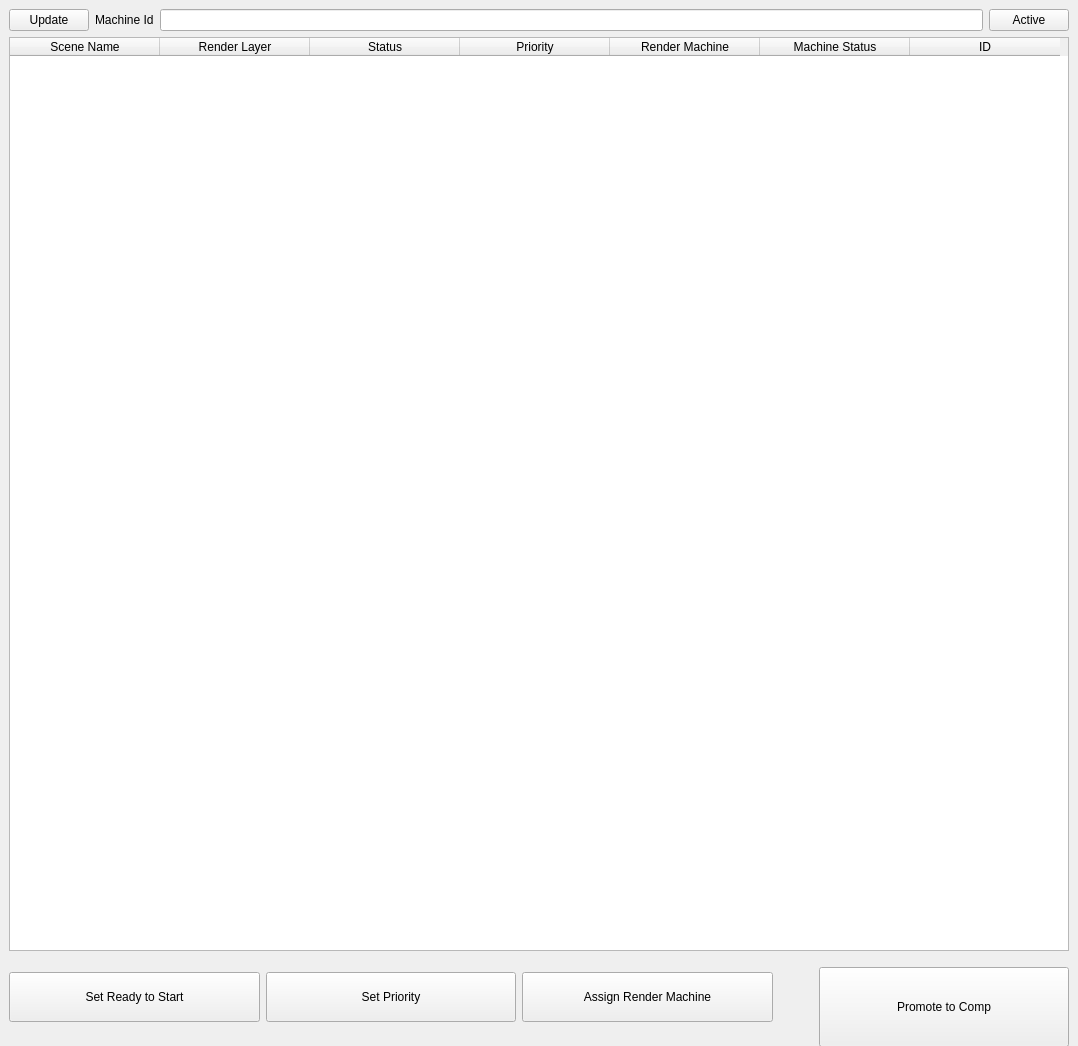
<?xml version="1.0" encoding="UTF-8"?>
<ui version="4.0">
 <class>RenderStack_MainWindow</class>
 <widget class="QMainWindow" name="RenderStack_MainWindow">
  <property name="geometry">
   <rect>
    <x>0</x>
    <y>0</y>
    <width>1078</width>
    <height>1046</height>
   </rect>
  </property>
  <property name="windowTitle">
   <string>MainWindow</string>
  </property>
  <widget class="QWidget" name="RenderStack_centralwidget">
   <layout class="QVBoxLayout" name="verticalLayout">
    <item>
     <layout class="QVBoxLayout" name="renderStack_veticalLayout">
      <item>
       <layout class="QHBoxLayout" name="horizontalLayout">
        <item>
         <widget class="QPushButton" name="update_pushButton">
          <property name="text">
           <string>Update</string>
          </property>
         </widget>
        </item>
        <item>
         <widget class="QLabel" name="machineId_label">
          <property name="text">
           <string>Machine Id</string>
          </property>
         </widget>
        </item>
        <item>
         <widget class="QLineEdit" name="machineId_lineEdit"/>
        </item>
        <item>
         <widget class="QPushButton" name="active_pushButton">
          <property name="text">
           <string>Active</string>
          </property>
         </widget>
        </item>
       </layout>
      </item>
      <item>
       <widget class="QTableWidget" name="renderStack_tableWidget">
        <property name="sizePolicy">
         <sizepolicy hsizetype="Expanding" vsizetype="MinimumExpanding">
          <horstretch>0</horstretch>
          <verstretch>0</verstretch>
         </sizepolicy>
        </property>
        <attribute name="horizontalHeaderCascadingSectionResizes">
         <bool>true</bool>
        </attribute>
        <attribute name="horizontalHeaderDefaultSectionSize">
         <number>150</number>
        </attribute>
        <attribute name="horizontalHeaderStretchLastSection">
         <bool>false</bool>
        </attribute>
        <column>
         <property name="text">
          <string>Scene Name</string>
         </property>
        </column>
        <column>
         <property name="text">
          <string>Render Layer</string>
         </property>
        </column>
        <column>
         <property name="text">
          <string>Status</string>
         </property>
        </column>
        <column>
         <property name="text">
          <string>Priority</string>
         </property>
        </column>
        <column>
         <property name="text">
          <string>Render Machine</string>
         </property>
        </column>
        <column>
         <property name="text">
          <string>Machine Status</string>
         </property>
        </column>
        <column>
         <property name="text">
          <string>ID</string>
         </property>
        </column>
       </widget>
      </item>
      <item>
       <layout class="QHBoxLayout" name="action_horizontalLayout">
        <item>
         <widget class="QPushButton" name="ready2Start_pushButton">
          <property name="minimumSize">
           <size>
            <width>0</width>
            <height>50</height>
           </size>
          </property>
          <property name="maximumSize">
           <size>
            <width>16777215</width>
            <height>50</height>
           </size>
          </property>
          <property name="text">
           <string>Set Ready to Start</string>
          </property>
         </widget>
        </item>
        <item>
         <widget class="QPushButton" name="pushButton">
          <property name="maximumSize">
           <size>
            <width>16777215</width>
            <height>50</height>
           </size>
          </property>
          <property name="text">
           <string>Set Priority</string>
          </property>
         </widget>
        </item>
        <item>
         <widget class="QPushButton" name="assingMachine_pushButton">
          <property name="minimumSize">
           <size>
            <width>0</width>
            <height>50</height>
           </size>
          </property>
          <property name="maximumSize">
           <size>
            <width>16777215</width>
            <height>50</height>
           </size>
          </property>
          <property name="text">
           <string>Assign Render Machine</string>
          </property>
         </widget>
        </item>
        <item>
         <spacer name="horizontalSpacer">
          <property name="orientation">
           <enum>Qt::Horizontal</enum>
          </property>
          <property name="sizeType">
           <enum>QSizePolicy::Preferred</enum>
          </property>
          <property name="sizeHint" stdset="0">
           <size>
            <width>40</width>
            <height>50</height>
           </size>
          </property>
         </spacer>
        </item>
        <item>
         <widget class="QPushButton" name="promoteComp_pushButton">
          <property name="minimumSize">
           <size>
            <width>0</width>
            <height>80</height>
           </size>
          </property>
          <property name="maximumSize">
           <size>
            <width>16777215</width>
            <height>60</height>
           </size>
          </property>
          <property name="text">
           <string>Promote to Comp</string>
          </property>
         </widget>
        </item>
       </layout>
      </item>
     </layout>
    </item>
   </layout>
  </widget>
 </widget>
 <resources/>
 <connections/>
</ui>
